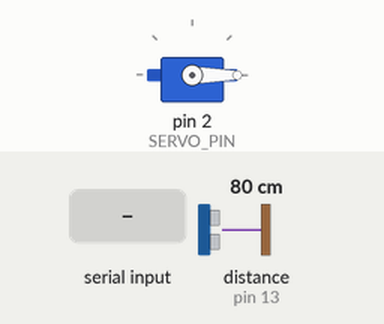
Simulated run of this sketch. Board: Arduino Uno, built with avr-gcc and run on an emulated ATmega328P. On the bench: servo. Wiring (inferred from the names in the program): ultrasonic range finder: trigger pin 15; echo pin 13. Inputs (shaded band) come from the test bench; at power-on: distance to the obstacle (sensor on pin 13) 80 cm. The echo pulse lasts 58.3 µs per cm; what the sketch prints to the serial monitor is not drawn.

Above: at 1.2 s.
1.3 s: "1" received over Serial
At 2.5 s:
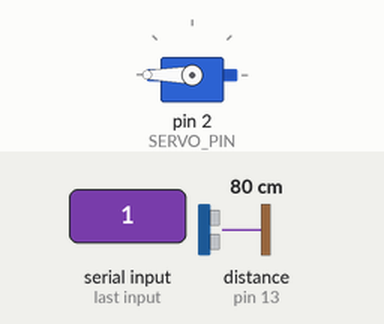
2.8 s: "0" received over Serial
At 3.7 s:
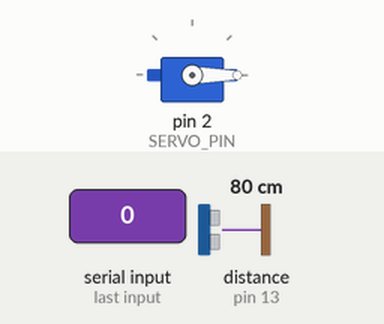
Timing chart, 0 to 5.8 s (numbered marks = the images above; inputs shaded):
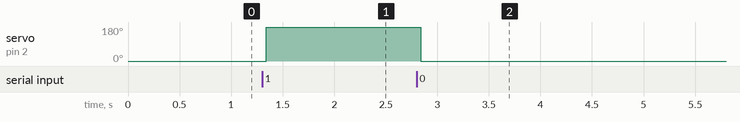

The sketch:

gate.ino
```cpp
#include <Servo.h>

#define TRIGGER_PIN 15  // D8 (GPIO15) for Wemos D1 Mini
#define ECHO_PIN 13     // D7 (GPIO13) for Wemos D1 Mini
#define SERVO_PIN 2     // D4 (GPIO2) for Wemos D1 Mini

Servo barrierServo;

void setup() {
  Serial.begin(115200);
  pinMode(TRIGGER_PIN, OUTPUT);
  pinMode(ECHO_PIN, INPUT);

  barrierServo.attach(SERVO_PIN);
  barrierServo.write(0); // Start closed
}

void loop() {
  // Send ultrasonic pulse
  digitalWrite(TRIGGER_PIN, LOW);
  delayMicroseconds(2);
  digitalWrite(TRIGGER_PIN, HIGH);
  delayMicroseconds(10);
  digitalWrite(TRIGGER_PIN, LOW);

  // Read echo
  long duration = pulseIn(ECHO_PIN, HIGH);
  float distance_cm = (duration * 0.0343) / 2.0;
  Serial.println(distance_cm);

  // Control servo from serial input
  if (Serial.available()) {
    char cmd = Serial.read();
    if (cmd == '1') {
      barrierServo.write(180); // Open
    } else if (cmd == '0') {
      barrierServo.write(0); // Close
    }
  }

  delay(50);
}
```

Measured:
- after the input at 1.3 s, servo on pin 2 (SERVO_PIN): 0° → 180° at once
- after the input at 2.8 s, servo on pin 2 (SERVO_PIN): 180° → 0° at once
